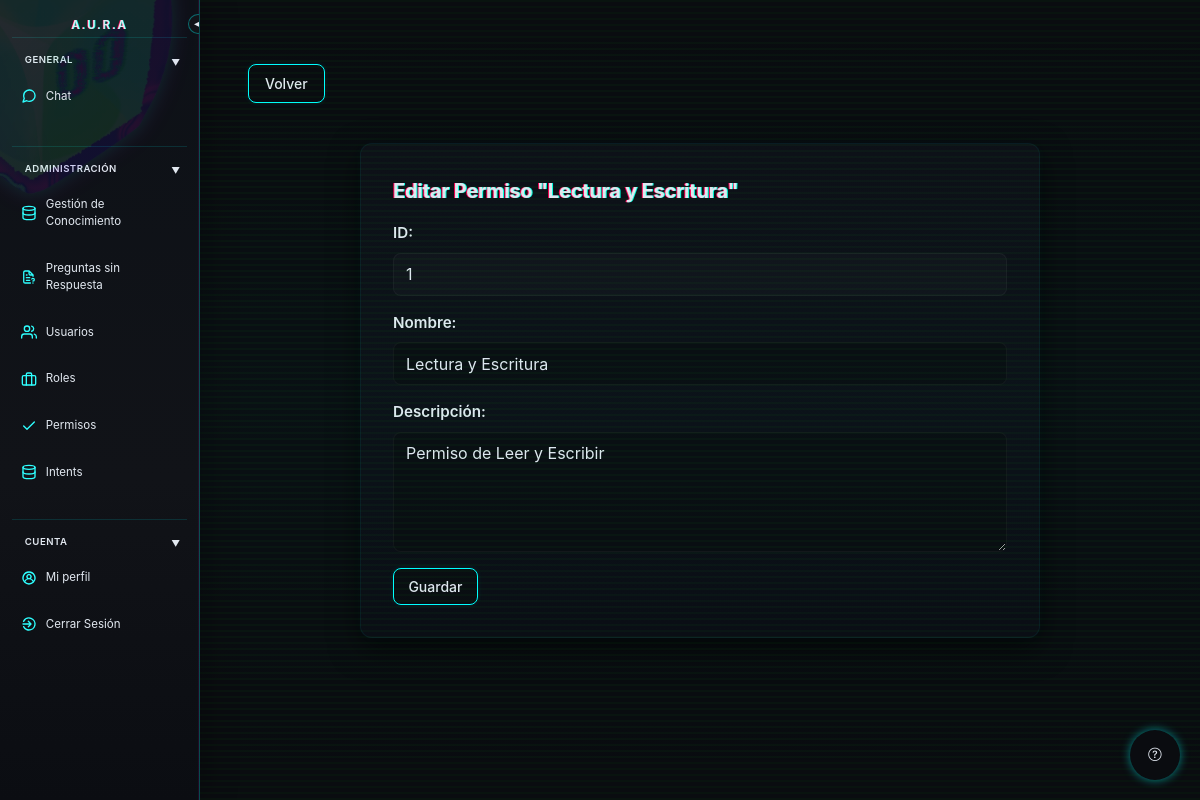
/index.php?controller=permiso&action=editar&id=1 (signed in), run on the app's committed database.
### tables this page shows
CREATE TABLE `permisos` (
  `id_permiso` int(11) NOT NULL,
  `nombre` varchar(100) DEFAULT NULL,
  `descripcion` varchar(100) DEFAULT NULL
);

### controller/PermisoController.php (called while the page is built, shortened)
<?php
require_once "model/Permiso.class.php";
class PermisoController{
    public function editar(){
        $idPermiso=$_GET["id"] ?? null;
        $permiso = Permiso::obtenerPorID($idPermiso);
        require_once "view/permisos/editar.php";
    }
}

### model/Permiso.class.php (called while the page is built, shortened)
<?php
include_once "Database.class.php";
class Permiso
{
    private $id;
    private $nombre;
    private $descripcion;
    public function __construct($id=null, $nombre=null, $descripcion=null)
    {
        $this->id = $id;
        $this->nombre = $nombre;
        $this->descripcion = $descripcion;
    }
    public static function obtenerPorID($id){
        $conexion=Database::getInstance()->getConnection();
        $sql= "SELECT * FROM permisos WHERE `id_permiso`=?";
        $stmt = $conexion->prepare($sql);
        $stmt->execute([$id]);
        $resultado= $stmt->fetch(PDO::FETCH_ASSOC);
        if($resultado){
            return new Permiso ($resultado['id_permiso'],$resultado['nombre'],$resultado['descripcion']);
        }
        return null;
    }
    public function getId() {return $this->id;}
    public function getNombre() {return $this->nombre;}
    public function getDescripcion() {return $this->descripcion;}
}
?>

### model/Database.class.php (called while the page is built)
<?php
class Database
{
    private static $instancia=null;
    private $nombre="chatbot_v2";
    private $servidor="localhost";
    private $usuario="root";
    private $clave="";
    private $conexion;
    public function __construct()
    {
        try {
            $dsn="mysql:host={$this->servidor};dbname={$this->nombre};charset=utf8";
            $this->conexion = new PDO($dsn, $this->usuario, $this->clave);
            $this->conexion->setAttribute(PDO::ATTR_ERRMODE, PDO::ERRMODE_EXCEPTION);
        } catch (PDOException $e) {
            die("Error de conexion:".$e->getMessage());
        }
    }
    public static function getInstance(){
        if(!self::$instancia){
            self::$instancia=new Database();
        }
        return self::$instancia;
    }
    public function getConnection(){
        return $this->conexion;
    }
}
?>

### view/permisos/editar.php (the view, shortened to what this page needs)
<?php require_once __DIR__ . "/../layout/header.php"; ?>
    <?php require_once __DIR__ . "/../layout/sidebar.php"; ?>
    <div class="main-content">
        <div class="header-right">
            <a class="btn btn-primary" href="index.php?controller=permiso&action=listar">Volver</a>
        </div>
        <div class="form-container">
            <h1>Editar Permiso "<?=$permiso->getNombre()?>"</h1>
            <form action="index.php?controller=permiso&action=actualizar" method="POST">
                <div class="form-group">
                    <label>ID: </label>
                    <input type="text" name="id" value="<?=$permiso->getId()?>" readonly>
                </div>
                <div class="form-group">
                    <label for="nombre">Nombre: </label>
                    <input type="text" id="nombre" name="nombre" value="<?=$permiso->getNombre()?>" required>
                </div>
                <div class="form-group">
                    <label for="descripcion">Descripción: </label>
                    <textarea id="descripcion" name="descripcion" ><?=$permiso->getDescripcion()?></textarea>
                </div>
                    <button type="submit" onclick="" class="btn btn-primary">Guardar</button>
            </form>
        </div>
    </div>
<?php require_once __DIR__ . "/../layout/footer.php"; ?>

### assets/css/style.css (style rules this page uses)
* { margin: 0; padding: 0; box-sizing: border-box; }
:root { color-scheme: dark; --bg: #0a0c10; --text: #e2e8f0; --panel: #111318; --panel-2: #1a1e2a; --header-bg: #0e1017; --muted: #cbd5e6; --muted-2: #4a5b7a; --accent: #00ffff; --accent-2: #ff00ff; --accent-weak: rgba(0,255,255,0.2); --accent-weak-2: rgba(0,255,255,0.1); --glitch-1: rgb(0, 255, 221); --glitch-2: rgb(255, 0, 85); --noise: rgba(0, 255, 0, 0.03); --scanline: rgba(0,255,255,0.02); --danger: #f44; --danger-weak: rgba(255,68,68,0.08); --highlight: #0b0d14; --border: rgba(0, 255, 255, 0.2); --shadow-accent: rgba(0, 255, 255, 0.1); --btn-info-bg: #0ff; }
.main-content { margin-left: 200px; padding: 2rem; width: calc(100% - 200px); min-height: calc(100vh - 4rem); transition: margin-left 0.3s ease, width 0.3s ease; }
body { font-family: -apple-system, BlinkMacSystemFont, 'Segoe UI', Roboto, 'Helvetica Neue', Arial, sans-serif; background: var(--bg) !important; background-color: var(--bg) !important; min-height: 100vh; padding: 2rem 1rem; line-height: 1.5; color: var(--text); -webkit-text-fill-color: var(--text); position: relative; forced-color-adjust: none; }
body::before { content: ""; position: fixed; top: 0; left: 0; width: 100%; height: 100%; background: repeating-linear-gradient(0deg, var(--noise) 0px, var(--noise) 2px, transparent 2px, transparent 6px); pointer-events: none; z-index: 999; }
body::after { content: ""; position: fixed; top: 0; left: 0; width: 100%; height: 100%; background: linear-gradient(0deg, rgba(0,0,0,0) 0%, var(--scanline) 50%, rgba(0,0,0,0) 100%); pointer-events: none; z-index: 999; animation: scan 8s linear infinite; }
.header-right { display: flex; gap: 0.75rem; }
h1 { font-size: 1.75rem; font-weight: 700; letter-spacing: -0.01em; position: relative; color: var(--accent) !important; text-shadow: 0.05em 0 0 var(--glitch-1), -0.05em -0.025em 0 var(--glitch-2) !important; animation: glitch-text 3s infinite; forced-color-adjust: none; }
.btn { padding: 0.5rem 1rem; border-radius: 0.5rem; font-size: 0.875rem; font-weight: 500; cursor: pointer; transition: all 0.2s ease; border: 1px solid transparent; font-family: inherit; display: inline-flex; align-items: center; gap: 0.5rem; background-color: var(--panel-2); color: var(--accent); border-color: var(--accent); box-shadow: 0 0 5px var(--shadow-accent); forced-color-adjust: none; text-decoration: none; }
.btn-primary { background-color: var(--bg); -webkit-text-fill-color: var(--text); border-color: var(--accent); }

### assets/css/form_style.css (style rules this page uses)
.form-container { max-width: 680px; margin: 2.5rem auto; background: linear-gradient(180deg, #0e1017 0%, #0b0d14 100%); border-radius: 12px; padding: 2rem; border: 1px solid rgba(0,255,255,0.06); box-shadow: 0 10px 30px rgba(0,0,0,0.6), 0 0 10px rgba(0,255,255,0.03); }
.form-container h1 { color: #0ff; margin-bottom: 1rem; font-size: 1.25rem; }
.form-group { display: flex; flex-direction: column; gap: 0.5rem; margin-bottom: 1rem; }
.form-group label { color: #cbd5e6; font-weight: 600; font-size: 0.95rem; }
.form-group input[type="text"], .form-group input[type="email"], .form-group input[type="password"], .form-group textarea, .form-group select { background: #0a0c10; border: 1px solid rgba(255,255,255,0.04); color: #e2e8f0; padding: 0.65rem 0.75rem; border-radius: 8px; outline: none; transition: border-color 0.12s ease, box-shadow 0.12s ease; font-family: inherit; font-size: 1rem; }
.form-group input[readonly] { background: rgba(255,255,255,0.02); color: #98a2b3; }
.form-group textarea { min-height: 120px; resize: vertical; }
.form-container .btn-primary { padding: 0.55rem 0.9rem; border-radius: 8px; }

### assets/css/sidebar.css (style rules this page uses)
:root { --sidebar-width: 200px; --sidebar-collapsed-width: 50px; }

### data on the page
permisos: nombre "Lectura y Escritura", id "1", descripcion "Permiso de Leer y Escribir"
